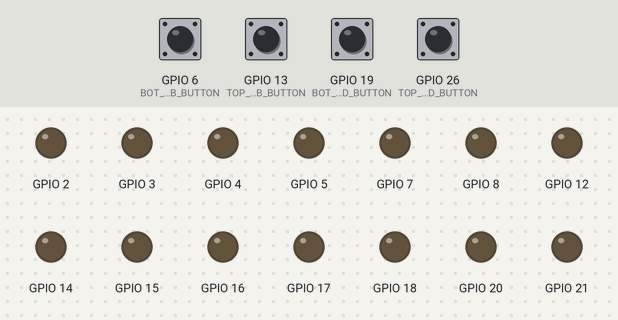
Bench run of a program on a simulated Raspberry Pi (BCM pin numbers). Parts: output pins drawn as LEDs (lit = HIGH). The test bench sets the inputs (shaded band); at power-on: GPIO 6 (BOT_SUB_BUTTON), GPIO 13 (TOP_SUB_BUTTON), GPIO 19 (BOT_ADD_BUTTON), GPIO 26 (TOP_ADD_BUTTON) HIGH. The interpreter's speed is modelled, so counts of loop turns are approximate.

Above: at 1.2 s.
1.3 s: GPIO 19 (BOT_ADD_BUTTON) pulled LOW for 1 s
At 2.8 s:
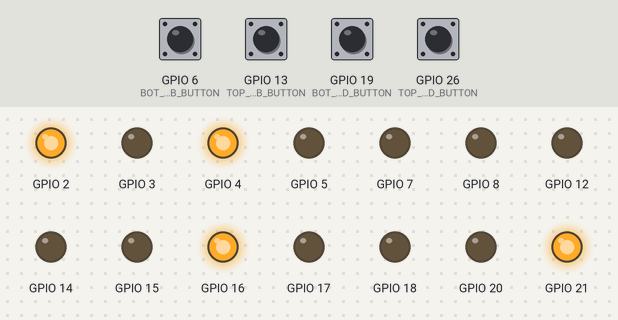
3.8 s: GPIO 26 (TOP_ADD_BUTTON) pulled LOW for 0.15 s
At 4.1 s:
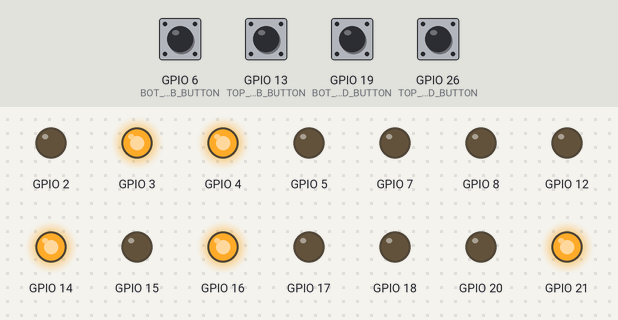
5.4 s: GPIO 6 (BOT_SUB_BUTTON) pulled LOW for 0.15 s
At 6.5 s:
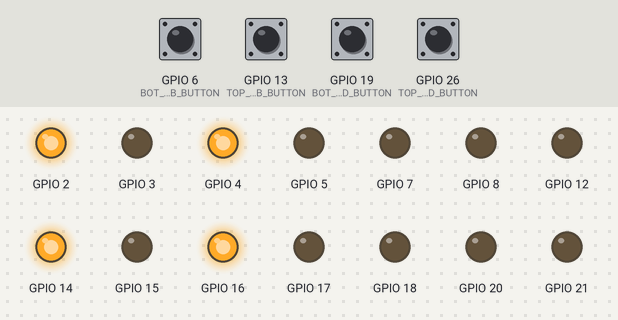
7.0 s: GPIO 6 (BOT_SUB_BUTTON) pulled LOW for 1 s
At 8.2 s:
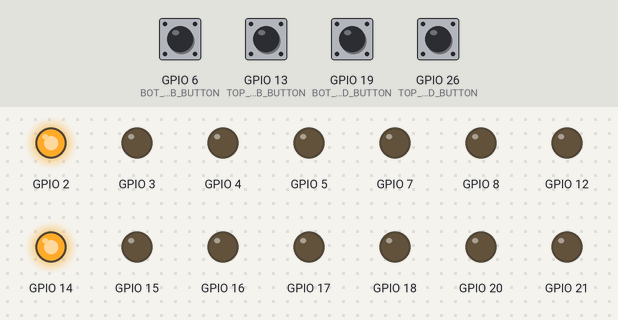
9.5 s: GPIO 26 (TOP_ADD_BUTTON) pulled LOW for 1 s
At 11.4 s:
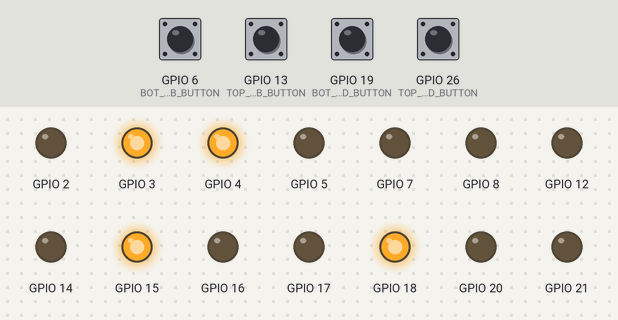
12.0 s: GPIO 19 (BOT_ADD_BUTTON) pulled LOW for 0.15 s
At 12.7 s:
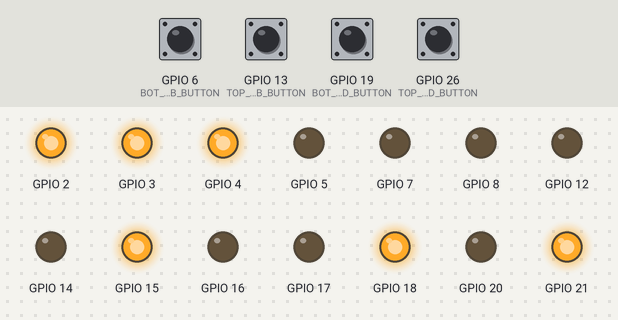
Timing chart, 0 to 14.6 s (numbered marks = the images above; inputs shaded):
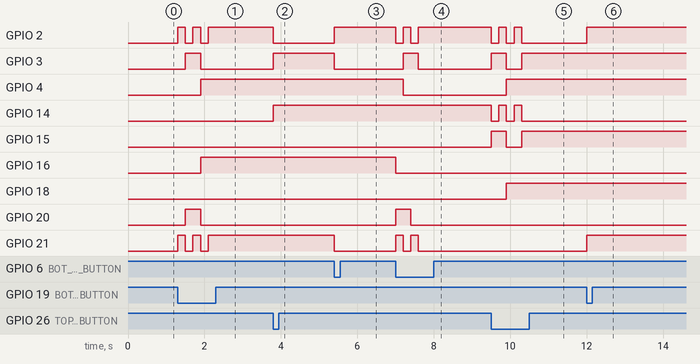

Measured:
- after the input at 1.3 s, GPIO 2, GPIO 21: alternates HIGH for 0.20 s and LOW for 0.20 s, 5 changes in all, then stays HIGH, starting at once; GPIO 3, GPIO 20: LOW → HIGH after 0.20 s, → LOW 0.40 s later; GPIO 4, GPIO 16: LOW → HIGH after 0.60 s
- after the input at 3.8 s, GPIO 2: HIGH → LOW at once; GPIO 3, GPIO 14: LOW → HIGH at once
- after the input at 5.4 s, GPIO 2: LOW → HIGH at once; GPIO 3, GPIO 21: HIGH → LOW at once
- after the input at 7.0 s, GPIO 2: alternates HIGH for 0.20 s and LOW for 0.20 s, 4 changes in all, then stays HIGH, starting at once; GPIO 3: LOW → HIGH after 0.20 s, → LOW 0.40 s later; GPIO 4: HIGH → LOW after 0.20 s; GPIO 16: HIGH → LOW at once; GPIO 20: LOW → HIGH at once, → LOW 0.40 s later
- after the input at 9.5 s, GPIO 2, GPIO 14: alternates HIGH for 0.20 s and LOW for 0.20 s, 5 changes in all, then stays LOW, starting at once; GPIO 3, GPIO 15: LOW → HIGH at once, → LOW 0.40 s later, → HIGH 0.40 s later; GPIO 4, GPIO 18: LOW → HIGH after 0.40 s
- after the input at 12.0 s, GPIO 2, GPIO 21: LOW → HIGH at once

The program:

6-bit-adder.py
```python
#!/usr/bin/env python
"""
Copyright 2017 Hermann Krumrey <hermann@krumreyh.com>

This file is part of raspi-projects.

raspi-projects is free software: you can redistribute it and/or modify
it under the terms of the GNU General Public License as published by
the Free Software Foundation, either version 3 of the License, or
(at your option) any later version.

raspi-projects is distributed in the hope that it will be useful,
but WITHOUT ANY WARRANTY; without even the implied warranty of
MERCHANTABILITY or FITNESS FOR A PARTICULAR PURPOSE.  See the
GNU General Public License for more details.

You should have received a copy of the GNU General Public License
along with raspi-projects.  If not, see <http://www.gnu.org/licenses/>.
"""

import time

from RPi.GPIO import BCM, OUT, IN, HIGH, LOW, PUD_UP
from RPi.GPIO import setup, setmode, setwarnings, output
from RPi.GPIO import input as _input

TOP_ROW = [25, 24, 23, 18, 15, 14]
MIDDLE_ROW = [8, 7, 12, 16, 20, 21]
BOTTOM_ROW = [5, 22, 27, 17, 4, 3, 2]

TOP_ADD_BUTTON = 26
TOP_SUB_BUTTON = 13
BOT_ADD_BUTTON = 19
BOT_SUB_BUTTON = 6


def setup_gpio():

    setmode(BCM)
    setwarnings(False)

    for led in TOP_ROW + MIDDLE_ROW + BOTTOM_ROW:
        setup(led, OUT)

    setup(TOP_ADD_BUTTON, IN, pull_up_down=PUD_UP)
    setup(TOP_SUB_BUTTON, IN, pull_up_down=PUD_UP)
    setup(BOT_ADD_BUTTON, IN, pull_up_down=PUD_UP)
    setup(BOT_SUB_BUTTON, IN, pull_up_down=PUD_UP)
    cleanup()


def cleanup():
    for led in TOP_ROW + MIDDLE_ROW + BOTTOM_ROW:
        output(led, LOW)


def draw_number(number, row):

    binary = convert_to_binary(number)

    while len(binary) < len(row):
        binary = [0] + binary

    for i in range(0, len(row)):

        if binary[i] == 1:
            output(row[i], HIGH)
        else:
            output(row[i], LOW)


def convert_to_binary(number):

    binary_numbers = []

    while int(number / 2) >= 1:
        binary_numbers.append(number % 2)
        number = int(number / 2)

    binary_numbers.append(number % 2)

    return list(reversed(binary_numbers))


def wait_for_input():

    while True:

        if not _input(TOP_ADD_BUTTON):
            return "TOP_ADD"
        elif not _input(TOP_SUB_BUTTON):
            return "TOP_SUB"
        elif not _input(BOT_ADD_BUTTON):
            return "MID_ADD"
        elif not _input(BOT_SUB_BUTTON):
            return "MID_SUB"
        else:
            pass


def increment(number):
    if number < 63:
        return number + 1
    else:
        return number


def decrement(number):
    if number > 0:
        return number - 1
    else:
        return number


class Adder(object):

    def __init__(self):

        self.TOP_VALUE = 0
        self.MID_VALUE = 0

    def process_command(self, command):

        if command == "TOP_ADD":
            self.TOP_VALUE = increment(self.TOP_VALUE)
        elif command == "TOP_SUB":
            self.TOP_VALUE = decrement(self.TOP_VALUE)
        elif command == "MID_ADD":
            self.MID_VALUE = increment(self.MID_VALUE)
        elif command == "MID_SUB":
            self.MID_VALUE = decrement(self.MID_VALUE)

    def refresh(self):

        draw_number(self.TOP_VALUE, TOP_ROW)
        draw_number(self.MID_VALUE, MIDDLE_ROW)
        draw_number(self.TOP_VALUE + self.MID_VALUE, BOTTOM_ROW)


if __name__ == "__main__":

    setup_gpio()
    adder = Adder()
    try:

        while True:
            command = wait_for_input()
            adder.process_command(command)
            adder.refresh()
            time.sleep(0.2)

    except KeyboardInterrupt:
        cleanup()
```
